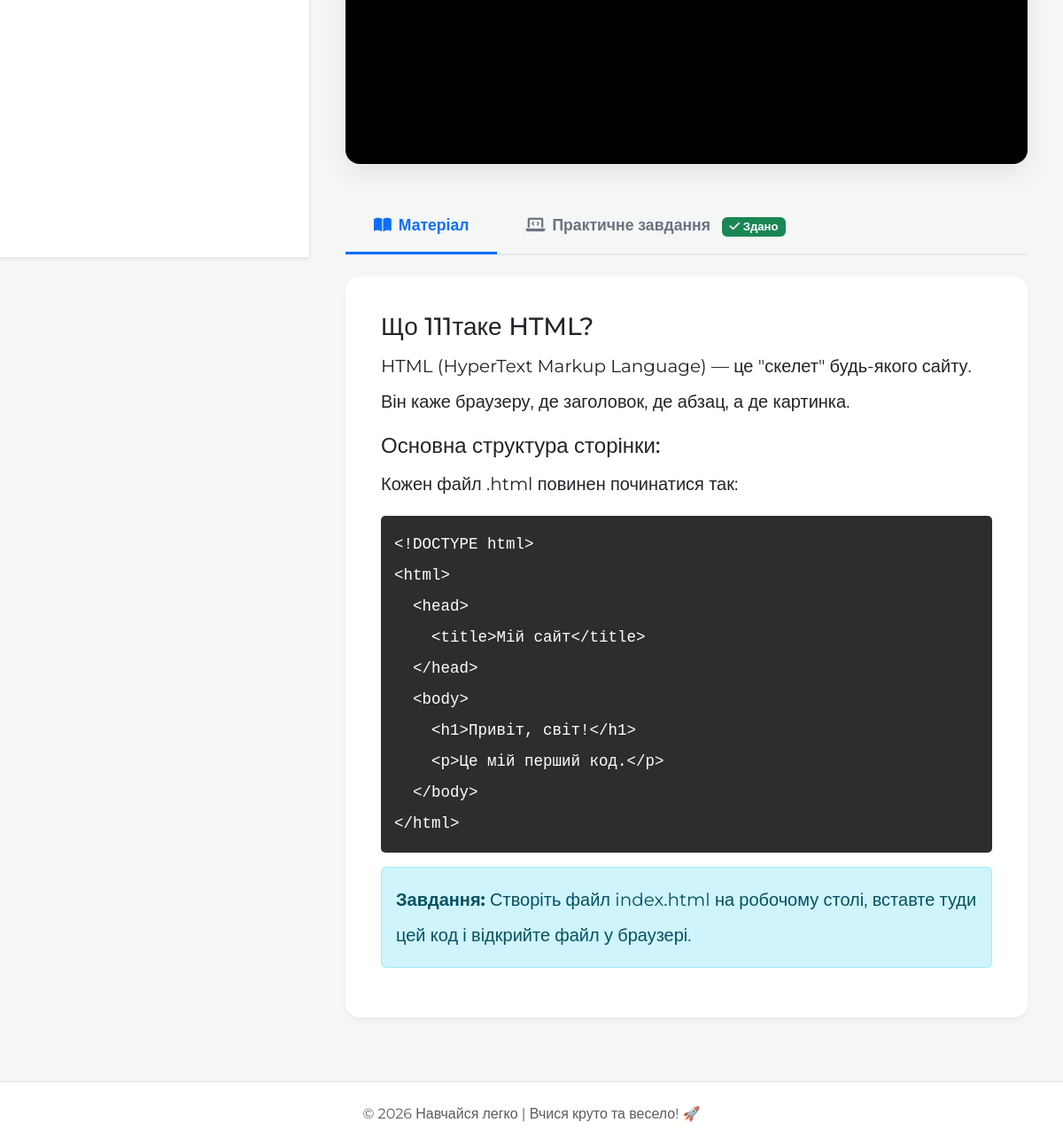
The app's page /course/1/learn/ (signed in, lower part), older data.
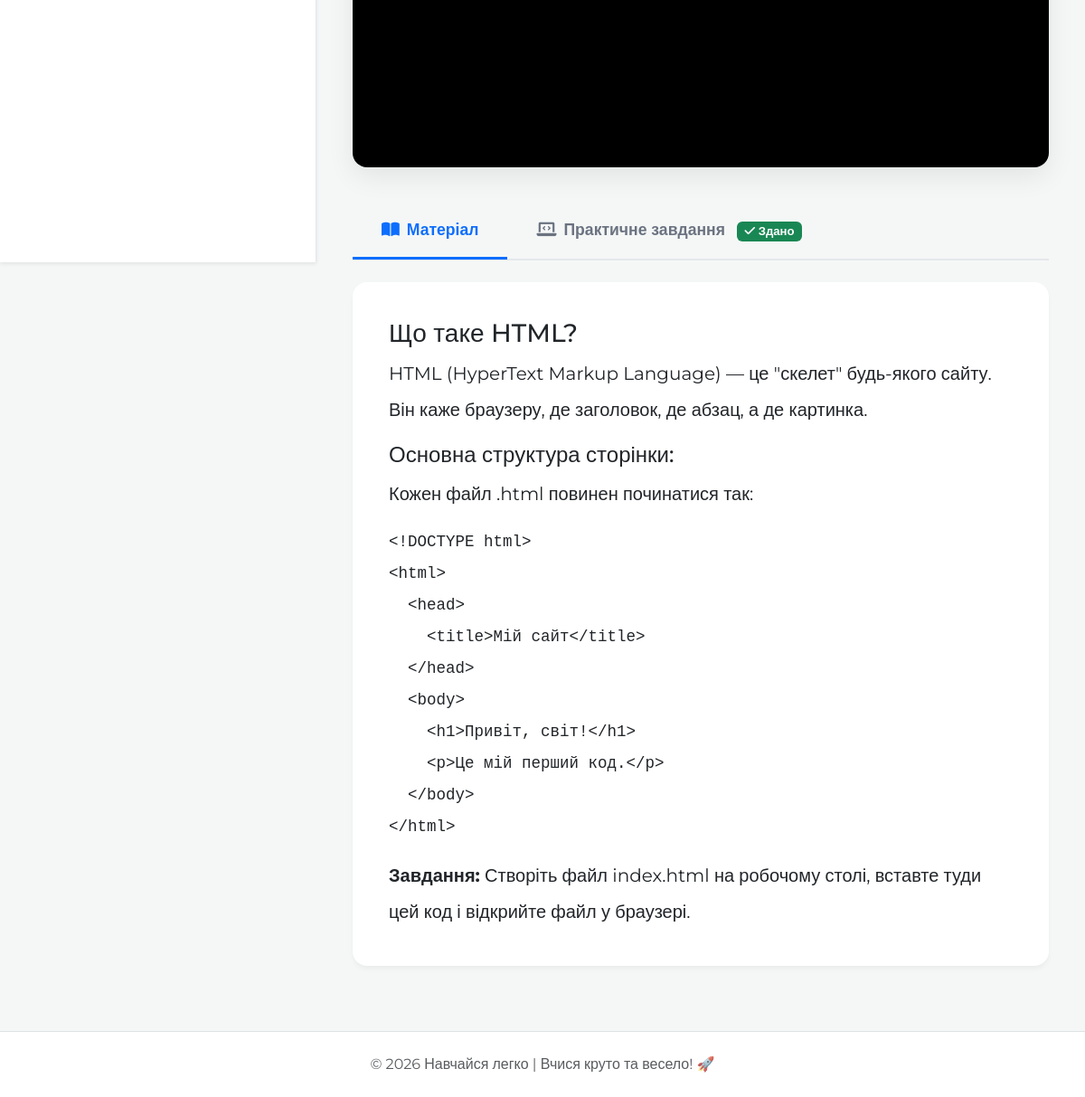
The same page, newer data.
### core/models.py (models this page shows, shortened)
class Lesson(models.Model):
    module = models.ForeignKey(Module, related_name='lessons', on_delete=models.CASCADE)
    title = models.CharField(max_length=200, verbose_name="Тема уроку")
    content = RichTextField(blank=True, null=True)
    video_url = models.URLField(blank=True, null=True, verbose_name="Посилання на відео (YouTube)")
    image = models.ImageField(upload_to='lesson_images/', blank=True, null=True, verbose_name="Зображення")

### core/views.py (the view, shortened to what this page needs)
# urls.py: path('course/<int:course_id>/learn/', views.course_learn_view, name='course_learn'),
@login_required
def course_learn_view(request, course_id):
    course = get_object_or_404(Course, pk=course_id)
    if request.user.role not in ['teacher', 'admin']:
        if not Enrollment.objects.filter(student=request.user, course=course).exists():
            return redirect('course_detail', course_id=course.id)
    form = SubmissionForm()
    user_submissions = {}
    submissions = Submission.objects.filter(student=request.user, lesson__module__course=course)
    for sub in submissions:
        user_submissions[sub.lesson.id] = sub
    return render(request, 'course_learn.html', {
        'course': course,
        'form': form,
        'user_submissions': user_submissions
    })

### core/templatetags/custom_filters.py (called while the page is built)
@register.filter
def get_item(dictionary, key):
    return dictionary.get(key)

### templates/course_learn.html (shortened to what this page needs)
{% extends 'base.html' %}
{% load static %}
{% load custom_filters %}
{% block content %}
<div class="lms-layout">
    <aside class="lms-sidebar shadow-sm">
    </aside>
    <main class="lms-content">
        {% for module in course.modules.all %}
            {% for lesson in module.lessons.all %}
            <div id="lesson-{{ lesson.id }}" class="lesson-pane {% if not forloop.parentloop.first or not forloop.first %}d-none{% endif %}">
                {% if lesson.video_url %}
                <div class="video-wrapper">
                    <div class="ratio ratio-16x9">
                        <iframe src="{{ lesson.video_url }}" allowfullscreen></iframe>
                    </div>
                </div>
                {% endif %}
                <ul class="nav nav-tabs mb-4" id="lessonTab-{{ lesson.id }}" role="tablist">
                    <li class="nav-item" role="presentation">
                        <button class="nav-link active" id="content-tab-{{ lesson.id }}" data-bs-toggle="tab" data-bs-target="#content-{{ lesson.id }}" type="button" role="tab">
                            <i class="fas fa-book-open me-2"></i>Матеріал
                        </button>
                    </li>
                    <li class="nav-item" role="presentation">
                        <button class="nav-link" id="task-tab-{{ lesson.id }}" data-bs-toggle="tab" data-bs-target="#task-{{ lesson.id }}" type="button" role="tab">
                            <i class="fas fa-laptop-code me-2"></i>Практичне завдання
                            {% with sub=user_submissions|get_item:lesson.id %}
                                {% if sub %}
                                    <span class="badge bg-success ms-2"><i class="fas fa-check"></i> Здано</span>
                                {% endif %}
                            {% endwith %}
                        </button>
                    </li>
                </ul>
                <div class="tab-content" id="lessonTabContent-{{ lesson.id }}">
                    <div class="tab-pane fade show active" id="content-{{ lesson.id }}" role="tabpanel">
                        <div class="content-box fs-5 lh-lg text-dark">
                            {{ lesson.content|safe }}
                        </div>
                    </div>
                </div>
            </div>
            {% endfor %}
        {% endfor %}
    </main>
</div>
{% endblock %}

Row changes from the older to the newer data that the page shows:
changed Lesson: content "Що 111таке HTML? HTML (HyperText Markup…" → "Що таке HTML? HTML (HyperText Markup…"
